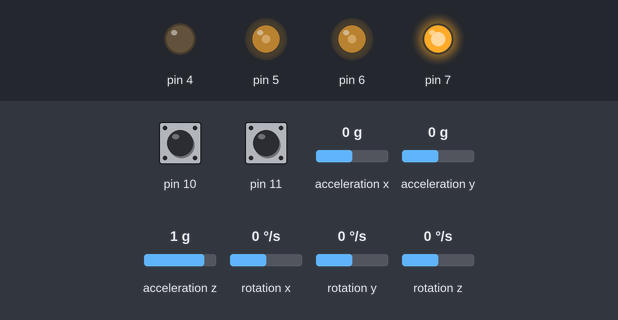
Simulated run of this sketch. Board: Arduino Mega 2560, built with avr-gcc and run on an emulated ATmega2560. On the bench: output pins drawn as LEDs (lit = HIGH). The test bench sets the inputs (shaded band); at power-on: acceleration x 0 g, rotation y 0 °/s, pin 10 HIGH, pin 11 HIGH, acceleration y 0 g, acceleration z 1 g, rotation x 0 °/s, rotation z 0 °/s. What the sketch prints to the serial monitor is not drawn.

Above: at 1.2 s.
1.3 s: acceleration x set to -1.4 g
At 2.2 s:
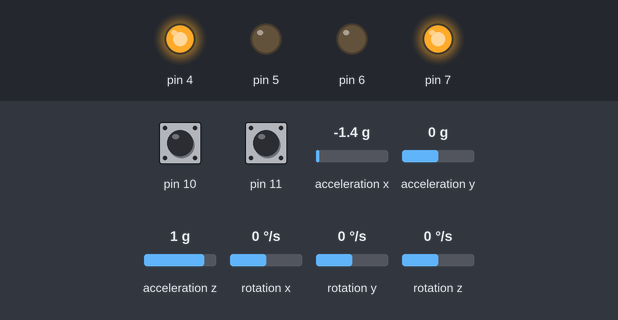
3.0 s: rotation y set to -192 °/s
At 3.32 s:
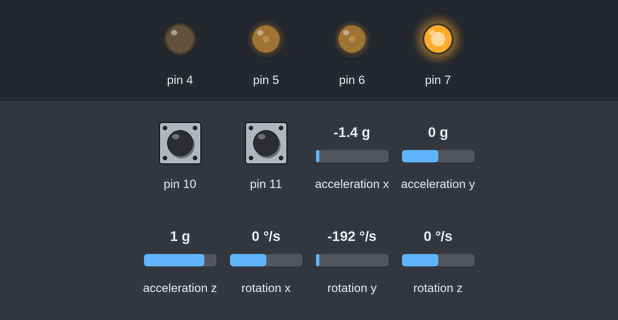
4.9 s: acceleration x set to -0.9 g
6.4 s: acceleration x set to -0.6 g
At 7.0 s:
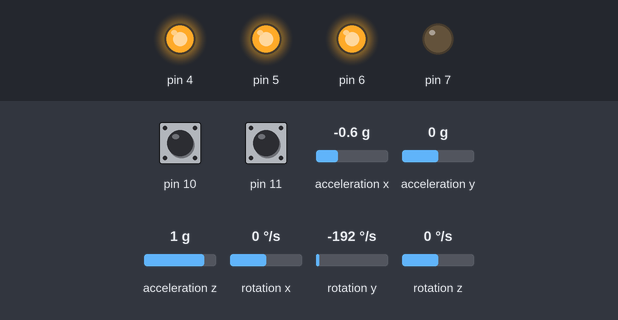
8.1 s: acceleration x set to 0 g
At 9.8 s:
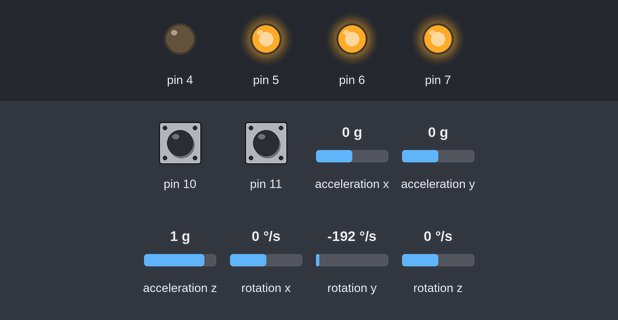
10.5 s: rotation y set to 0 °/s
At 11.7 s:
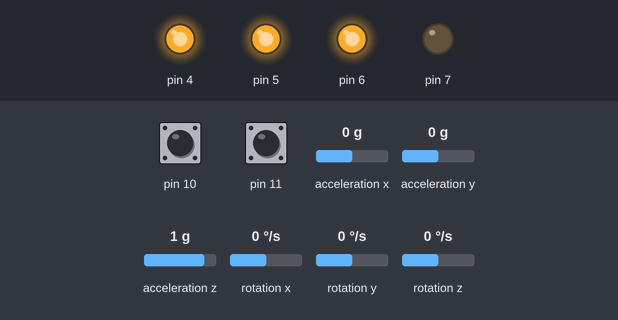
Timing chart, 0 to 13.0 s (numbered marks = the images above; inputs shaded):
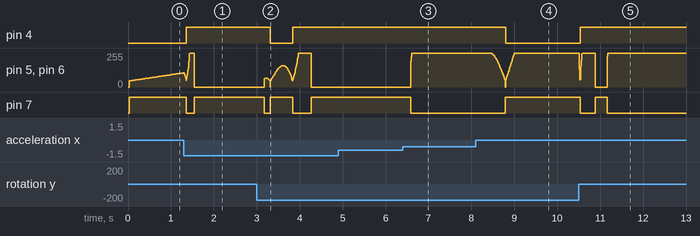

The sketch:

balance_robot.ino
```cpp
// (licence header left out)
// Arduino Wire library is required if I2Cdev I2CDEV_ARDUINO_WIRE implementation
// is used in I2Cdev.h
#include "Wire.h"
// I2Cdev and MPU6050 must be installed as libraries, or else the .cpp/.h files
// for both classes must be in the include path of your project
#include "I2Cdev.h"
#include "MPU6050.h"
#include <EnableInterrupt.h>
#include "balance_robot.h"
#include "PID.h"
#include "Kalman.h"

#include "motor.h"
#include <EEPROM.h>
#include "EEPROMAnything.h"
#include "utils.h"

#include "LowPassFilter.h"

#include "Bluetooth.h"
// class default I2C address is 0x68
// specific I2C addresses may be passed as a parameter here
// AD0 low = 0x68 (default for InvenSense evaluation board)
// AD0 high = 0x69
MPU6050 mpu;

float G_Dt;

int16_t ax, ay, az;
int16_t gx, gy, gz;

float rot_y, rot_z;

float filtered_rot_z;

int16_t yaw_du = 0;


PID pid;
PID pid_yaw;

Kalman kalman;

LowPassFilterFloat lpf_rot_z;
float m1_rpm = 0;
float m2_rpm = 0;

#define  VALID 0xABCD

typedef struct config_t
{
	int valid;
	float Kp;
	float Ki;
	float Kd;
} pid_config;


pid_config balance_pid_values;

pid_config yaw_rate_pid_values;

float u; //pid control output

//in degree
float offset_angle = -0.5f;
//in degree
float target_angle = 0.0f + offset_angle;

//in degree/s
float target_yaw_rate = 0.0f;


void setup()
{
	// join I2C bus (I2Cdev library doesn't do this automatically)
	Wire.begin();

	balance_pid_values.Kp = 0.4f;
	balance_pid_values.Ki = 20.0f;
	balance_pid_values.Kd = 0.0f;

	yaw_rate_pid_values.Kp = 1.0f;
	yaw_rate_pid_values.Ki = 0.5f;
	yaw_rate_pid_values.Kd = 0.0f;

	// initialize serial communication
	// (38400 chosen because it works as well at 8MHz as it does at 16MHz, but
	// it's really up to you depending on your project)
	Serial.begin(38400);
	Serial1.begin(115200);  //bluetooth

	Serial1.println(F("\nPress 'q' to see current PID settings"));
	Serial1.println(F("Press 'p' ,then type a number to change p value"));
	Serial1.println(F("Press 'i' ,then type a number to change i value"));
	Serial1.println(F("Press 'd' ,then type a number to change d value"));
	//Serial1.println(F("Press 'w' to save pid to EEPROM"));
	Serial1.println(F("Press 'Enter' to confirm\n"));

	Serial.println("Initializing I2C devices...");
	mpu.initialize();

	// verify connection
	Serial.println("Testing device connections...");
	Serial.println(mpu.testConnection() ? "MPU6050 connection successful" : "MPU6050 connection failed");

	pid = PID(balance_pid_values.Kp, balance_pid_values.Ki, balance_pid_values.Kd);

	pid_yaw = PID(yaw_rate_pid_values.Kp, yaw_rate_pid_values.Ki, yaw_rate_pid_values.Kd);

	initMotors();

	mpu.getMotion6(&ax, &ay, &az, &gx, &gy, &gz);
	float angleByAcc = atan2(ax, az);
	kalman.setAngle(angleByAcc);

	//4 hz cutoff freq for angular velocity in z
	lpf_rot_z.set_cutoff_frequency(2);

	//calibrate();

	kalmanTimer = millis();
	previous100HzTimer = kalmanTimer;
	previous200HzTimer = kalmanTimer;
	imuTimer = millis();
	encoderTimer = imuTimer;
	reportTimer = imuTimer;


}

void balance(float angle_sensed)
{

	//u = pid.control(target_angle, angle_sensed, dt);
	float w_sensed_unbias = kalman.getRate();
	u = pid.cascade_control(target_angle, angle_sensed, w_sensed_unbias, G_Dt);

	//yaw_du = yaw_rate_pid_values.Kp*(target_yaw_rate- rot_z);

	/*
	Serial.print(target_angle); Serial.print('\t');
	Serial.print(angle_sensed); Serial.print('\t');
	Serial.print(w_sensed_unbias); Serial.print('\t');
	Serial.print(G_Dt); Serial.print('\t');
	Serial.println();
	*/

	//Serial.println(pwm);

	//motors_control_direct(u);
}

void yaw_control()
{
	if (target_yaw_rate == 0.0f)
		yaw_du = 0;
	else
		yaw_du = pid_yaw.control(target_yaw_rate, filtered_rot_z, G_Dt);
}

void stopAndReset()
{
  u = 0;
  yaw_du = 0;
  motors_stop();
  pid.reset();
}

void loop()
{
	mpu.getMotion6(&ax, &ay, &az, &gx, &gy, &gz);

	//calculate pitch by kalman
	rot_y = -(float)gy / GYRO_SENS; //to degree

	//roation rate at yaw
	rot_z = -(float)gz / GYRO_SENS; //to degree
	//Serial.println(rot_z);

	float angleByAcc = atan2(ax, az);

	currentTime = millis();

	G_Dt = (currentTime - kalmanTimer)/1000.0f;
	//kalman filter is running at MCU's full speed
	float pitch = kalman.getAngle(angleByAcc*Rad2Deg, rot_y, G_Dt);
	kalmanTimer = currentTime;


	if (currentTime - previous200HzTimer> TASK_200HZ)
	{
		G_Dt = (currentTime - previous200HzTimer)/1000.0f;

		//if error less than 35 degree, try to balance
		if (abs(pitch) < 35){
			balance(pitch);
			motors_control_sep(u-yaw_du, u+yaw_du);
		}
		else{

			stopAndReset();
		}
		previous200HzTimer = currentTime;
	}

	if (currentTime - previous100HzTimer > TASK_100HZ)
	{
		G_Dt = (currentTime - previous100HzTimer)/1000.0f;

		filtered_rot_z = lpf_rot_z.apply(rot_z, G_Dt);

		if (abs(pitch) < 35){
			yaw_control();
		}
		previous100HzTimer = currentTime;
	}


	if (currentTime - reportTimer >= TASK_20HZ)
	{
		processBluetooth();
		target_yaw_rate = bt_yaw_rate;
		target_angle = bt_pitch + offset_angle;
		//Serial1.print(target_yaw_rate); Serial1.print('\t');
		//Serial1.print(rot_z); Serial1.print('\t');
		//Serial1.print(filtered_rot_z); Serial1.print('\t');
		//Serial1.println(yaw_du);
		reportTimer = currentTime;
	}

}
```

Bluetooth.h
```cpp
#ifndef BLUETOOTH_H
#define BLUETOOTH_H

boolean BtDataComplete = false;  // whether the string is complete

char bt_packet[20];
int serialCount = 0;

const static char* getPIDValues = "GP;";
const static char* getSettings = "GS;";
const static char* getInfo = "GI;";
const static char* getKalman = "GK;";

const static char* setPValue = "SP,";
const static char* setIValue = "SI,";
const static char* setDValue = "SD,";
const static char* setKalman = "SK,";
const static char* setTargetAngle = "ST,";
const static char* setMaxAngle = "SA,";
const static char* setMaxTurning = "SU,";
const static char* setBackToSpot = "SB,";

const static char* imuBegin = "IB;";
const static char* imuStop = "IS;";

const static char* statusBegin = "RB;";
const static char* statusStop = "RS;";

const static char* sendStop = "CS;";
const static char* sendIMUValues = "CM,";
const static char* sendJoystickValues = "CJ,";
const static char* sendPairWithWii = "CPW;";
const static char* sendPairWithPS4 = "CPP;";

const static char* restoreDefaultValues = "CR;";

const static char* responsePIDValues = "P";
const static char* responseKalmanValues = "K";
const static char* responseSettings = "S";
const static char* responseInfo = "I";
const static char* responseIMU = "V";
const static char* responseStatus = "R";
const static char* responsePairConfirmation = "PC";

const static int HEADER_LEN = 3;


float bt_pitch = 0;
float bt_yaw_rate = 0;

void bluetooth_clear()
{
	memset(&bt_packet[0], 0, sizeof(bt_packet));
	serialCount = 0;
	BtDataComplete = false;
}

void decode_pitch_yaw(float pitch_yaw[], int size)
{
	int j=0;
	int k=0;
	char float_buf[14];
	for (int i=HEADER_LEN;i<serialCount;i++)
	{
		if ((bt_packet[i] != ',') && (bt_packet[i] !=';'))
		{
			float_buf[j++] = bt_packet[i];
		}
		else{
			float_buf[j] = '\0';
			if (k < size){
				pitch_yaw[k] = atof(float_buf);
			//	Serial.println(pitch_yaw[k]);
				k++;
				memset(&float_buf[0], 0, sizeof(float_buf));
				j = 0;
			}
			else{
				return;
			}
		}
	}

}

void processBluetooth()
{
	while (Bluetooth.available()) {
		// get the new byte:
		char inChar = (char)Bluetooth.read();

		bt_packet[serialCount++] = inChar;

		if (inChar == ';') {
			BtDataComplete = true;
		}
	}
	if (BtDataComplete) {
	//	for (int i=0;i<serialCount;i++)
	//		Serial.print(bt_packet[i]);
	//	Serial.println(serialCount);

		char header[HEADER_LEN+1];

		if (serialCount < HEADER_LEN){
			bluetooth_clear();
			return;
		}

		for (int i=0;i<HEADER_LEN;i++)
		{
			header[i] = bt_packet[i];
		}
		header[HEADER_LEN] = '\0';

		//classify by header
		if (strcmp(header, sendStop) == 0)
		{
		//	Serial.println("stop");
			bt_pitch = 0;
			bt_yaw_rate = 0;
		}
		if (strcmp(header, sendJoystickValues) == 0)
		{
			//Serial.println("joystick");
			float pitch_yaw[2] = {0};

			decode_pitch_yaw(pitch_yaw, 2);

			bt_pitch = pitch_yaw[1]*MAX_PITCH;
			bt_yaw_rate = pitch_yaw[0]*MAX_YAW_RATE;
		}
		if (strcmp(header, sendIMUValues) == 0)
		{
			//Serial.println("imu");
			float pitch_yaw[2]={0};
			decode_pitch_yaw(pitch_yaw, 2);

			const static float MAX_PHONE_ANGLE = 45.0f;
			pitch_yaw[0] = constrain(pitch_yaw[0], -MAX_PHONE_ANGLE, MAX_PHONE_ANGLE);
			pitch_yaw[1] = constrain(pitch_yaw[1], -MAX_PHONE_ANGLE, MAX_PHONE_ANGLE);

			applyDeadband(pitch_yaw[0], 5.0f);
			applyDeadband(pitch_yaw[1], 5.0f);
			bt_pitch = pitch_yaw[0]/MAX_PHONE_ANGLE*MAX_PITCH;
			bt_yaw_rate = pitch_yaw[1]/MAX_PHONE_ANGLE*MAX_YAW_RATE;

		}


	}
	bluetooth_clear();

}


#endif /* BLUETOOTH_H */
```

EEPROMAnything.h
```cpp
#include <EEPROM.h>
#include <Arduino.h>  // for type definitions

template <class T> int EEPROM_writeAnything(int ee, const T& value)
{
    const byte* p = (const byte*)(const void*)&value;
    unsigned int i;
    for (i = 0; i < sizeof(value); i++)
          EEPROM.write(ee++, *p++);
    return i;
}

template <class T> int EEPROM_readAnything(int ee, T& value)
{
    byte* p = (byte*)(void*)&value;
    unsigned int i;
    for (i = 0; i < sizeof(value); i++)
          *p++ = EEPROM.read(ee++);
    return i;
}
```

Kalman.cpp
```cpp
// (licence header left out)
#include "Kalman.h"
#include "Arduino.h"
Kalman::Kalman() {
    /* We will set the variables like so, these can also be tuned by the user */
    Q_angle = 0.001f;
    Q_bias = 0.003f;
    R_measure = 0.04f;

    angle = 0.0f; // Reset the angle
    bias = 0.0f; // Reset bias

    P[0][0] = 0.0f; // Since we assume that the bias is 0 and we know the starting angle (use setAngle), the error covariance matrix is set like so - see: http://en.wikipedia.org/wiki/Kalman_filter#Example_application.2C_technical
    P[0][1] = 0.0f;
    P[1][0] = 0.0f;
    P[1][1] = 0.0f;
};

// The angle should be in degrees and the rate should be in degrees per second and the delta time in seconds
float Kalman::getAngle(float newAngle, float newRate, float dt) {
    // KasBot V2  -  Kalman filter module - http://www.x-firm.com/?page_id=145
    // Modified by Kristian Lauszus
    // See my blog post for more information: http://blog.tkjelectronics.dk/2012/09/a-practical-approach-to-kalman-filter-and-how-to-implement-it

    // Discrete Kalman filter time update equations - Time Update ("Predict")
    // Update xhat - Project the state ahead
    /* Step 1 */
    rate = newRate - bias;
    angle += dt * rate;
    //Serial.print("\t gyro_A\t"); Serial.print(angle);
    // Update estimation error covariance - Project the error covariance ahead
    /* Step 2 */
    P[0][0] += dt * (dt*P[1][1] - P[0][1] - P[1][0] + Q_angle);
    P[0][1] -= dt * P[1][1];
    P[1][0] -= dt * P[1][1];
    P[1][1] += Q_bias*dt;

    // Discrete Kalman filter measurement update equations - Measurement Update ("Correct")
    // Calculate Kalman gain - Compute the Kalman gain
    /* Step 4 */
    float S = P[0][0] + R_measure; // Estimate error
    /* Step 5 */
    float K[2]; // Kalman gain - This is a 2x1 vector
    K[0] = P[0][0] / S;
    K[1] = P[1][0] / S;

    // Calculate angle and bias - Update estimate with measurement zk (newAngle)
    /* Step 3 */
    float y = newAngle - angle; // Angle difference
    /* Step 6 */
    angle += K[0] * y;
    bias += K[1] * y;

    // Calculate estimation error covariance - Update the error covariance
    /* Step 7 */
    float P00_temp = P[0][0];
    float P01_temp = P[0][1];

    P[0][0] -= K[0] * P00_temp;
    P[0][1] -= K[0] * P01_temp;
    P[1][0] -= K[1] * P00_temp;
    P[1][1] -= K[1] * P01_temp;

    return angle;
};

void Kalman::setAngle(float angle) { this->angle = angle; }; // Used to set angle, this should be set as the starting angle
float Kalman::getRate() { return this->rate; }; // Return the unbiased rate

/* These are used to tune the Kalman filter */
void Kalman::setQangle(float Q_angle) { this->Q_angle = Q_angle; };
void Kalman::setQbias(float Q_bias) { this->Q_bias = Q_bias; };
void Kalman::setRmeasure(float R_measure) { this->R_measure = R_measure; };

float Kalman::getQangle() { return this->Q_angle; };
float Kalman::getQbias() { return this->Q_bias; };
float Kalman::getRmeasure() { return this->R_measure; };
```

Kalman.h
```cpp
// (licence header left out)
#ifndef _Kalman_h_
#define _Kalman_h_

class Kalman {
public:
    Kalman();

    // The angle should be in degrees and the rate should be in degrees per second and the delta time in seconds
    float getAngle(float newAngle, float newRate, float dt);

    void setAngle(float angle); // Used to set angle, this should be set as the starting angle
    float getRate(); // Return the unbiased rate

    /* These are used to tune the Kalman filter */
    void setQangle(float Q_angle);
    void setQbias(float Q_bias);
    void setRmeasure(float R_measure);

    float getQangle();
    float getQbias();
    float getBias() const {return bias;}
    float getRmeasure();

private:
    /* Kalman filter variables */
    float Q_angle; // Process noise variance for the accelerometer
    float Q_bias; // Process noise variance for the gyro bias
    float R_measure; // Measurement noise variance - this is actually the variance of the measurement noise

    float angle; // The angle calculated by the Kalman filter - part of the 2x1 state vector
    float bias; // The gyro bias calculated by the Kalman filter - part of the 2x1 state vector
    float rate; // Unbiased rate calculated from the rate and the calculated bias - you have to call getAngle to update the rate

    float P[2][2]; // Error covariance matrix - This is a 2x2 matrix
};

#endif
```

LowPassFilter.cpp
```cpp
//
/// @file LowPassFilter.cpp
/// @brief  A class to implement a low pass filter without losing precision even for int types
///         the downside being that it's a little slower as it internally uses a float
///         and it consumes an extra 4 bytes of memory to hold the constant gain


#include "LowPassFilter.h"

////////////////////////////////////////////////////////////////////////////////////////////
// DigitalLPF
////////////////////////////////////////////////////////////////////////////////////////////

template <class T>
DigitalLPF<T>::DigitalLPF() {
  // built in initialization
  _output = T();
}

// add a new raw value to the filter, retrieve the filtered result
template <class T>
T DigitalLPF<T>::apply(const T &sample, float cutoff_freq, float dt) {
    if (cutoff_freq <= 0.0f || dt <= 0.0f) {
        _output = sample;
        return _output;
    }

    float rc = 1.0f/(2*M_PI*cutoff_freq);
    float alpha = dt/(dt+rc);
    _output += (sample - _output) * alpha;
    return _output;
}

// get latest filtered value from filter (equal to the value returned by latest call to apply method)
template <class T>
const T &DigitalLPF<T>::get() const {
    return _output;
}

template <class T>
void DigitalLPF<T>::reset(T value) {
    _output = value;
}

////////////////////////////////////////////////////////////////////////////////////////////
// LowPassFilter
////////////////////////////////////////////////////////////////////////////////////////////
template <class T>
LowPassFilter<T>::LowPassFilter() : _cutoff_freq(0.0f) {

}
// constructor
template <class T>
LowPassFilter<T>::LowPassFilter(float cutoff_freq) : _cutoff_freq(cutoff_freq) {

}

// change parameters
template <class T>
void LowPassFilter<T>::set_cutoff_frequency(float cutoff_freq) {
    _cutoff_freq = cutoff_freq;
}

// return the cutoff frequency
template <class T>
float LowPassFilter<T>::get_cutoff_freq(void) const {
    return _cutoff_freq;
}

template <class T>
T LowPassFilter<T>::apply(T sample, float dt) {
    return _filter.apply(sample, _cutoff_freq, dt);
}

template <class T>
const T &LowPassFilter<T>::get() const {
    return _filter.get();
}

template <class T>
void LowPassFilter<T>::reset(T value) {
    _filter.reset(value);
}

/*
 * Make an instances
 * Otherwise we have to move the constructor implementations to the header file :P
 */
template class LowPassFilter<int>;
template class LowPassFilter<long>;
template class LowPassFilter<float>;
```

LowPassFilter.h
```cpp
// -*- tab-width: 4; Mode: C++; c-basic-offset: 4; indent-tabs-mode: nil -*-
/*
   This program is free software: you can redistribute it and/or modify
   it under the terms of the GNU General Public License as published by
   the Free Software Foundation, either version 3 of the License, or
   (at your option) any later version.

   This program is distributed in the hope that it will be useful,
   but WITHOUT ANY WARRANTY; without even the implied warranty of
   MERCHANTABILITY or FITNESS FOR A PARTICULAR PURPOSE.  See the
   GNU General Public License for more details.

   You should have received a copy of the GNU General Public License
   along with this program.  If not, see <http://www.gnu.org/licenses/>.
 */

//
/// @file	LowPassFilter.h
/// @brief	A class to implement a low pass filter without losing precision even for int types
///         the downside being that it's a little slower as it internally uses a float
///         and it consumes an extra 4 bytes of memory to hold the constant gain

#ifndef __LOW_PASS_FILTER_H__
#define __LOW_PASS_FILTER_H__

#include <math.h>

// DigitalLPF implements the filter math
template <class T>
class DigitalLPF {
public:
    struct lpf_params {
        float cutoff_freq;
        float sample_freq;
        float alpha;
    };

    DigitalLPF();
    // add a new raw value to the filter, retrieve the filtered result
    T apply(const T &sample, float cutoff_freq, float dt);
    // get latest filtered value from filter (equal to the value returned by latest call to apply method)
    const T &get() const;
    void reset(T value);

private:
    T _output;
};

// LPF base class
template <class T>
class LowPassFilter {
public:
    LowPassFilter();
    LowPassFilter(float cutoff_freq);

    // change parameters
    void set_cutoff_frequency(float cutoff_freq);
    // return the cutoff frequency
    float get_cutoff_freq(void) const;
    T apply(T sample, float dt);
    const T &get() const;
    void reset(T value);

protected:
    float _cutoff_freq;

private:
    DigitalLPF<T> _filter;
};


// typedefs for compatibility
typedef LowPassFilter<int>      LowPassFilterInt;
typedef LowPassFilter<long>     LowPassFilterLong;
typedef LowPassFilter<float>    LowPassFilterFloat;

#endif // __LOW_PASS_FILTER_H__
```

Source omitted: PID.h (1603 bytes), balance_robot.h (1678 bytes), motor.h (4231 bytes), utils.h (294 bytes)

Measured:
- the behaviour switches between -0.8 and -0.7 g on acceleration x (found by bisection; images 2 and 3)
- after the input at 1.3 s, pin 4: LOW → HIGH after 0.06 s; pin 7: HIGH → LOW after 0.06 s, → HIGH 0.19 s later
- after the input at 3.0 s, pin 4: HIGH → LOW after 0.32 s, → HIGH 0.52 s later; pin 7: HIGH → LOW after 0.17 s, → HIGH 0.14 s later, → LOW 0.53 s later, → HIGH 0.43 s later
- after the input at 4.9 s, every drawn part: stays the same
- after the input at 6.4 s, pin 5, pin 6: 0/255 → 255/255 after 0.18 s; pin 7: HIGH → LOW after 0.18 s
- after the input at 8.1 s, pin 4: HIGH → LOW after 0.70 s; pin 7: LOW → HIGH after 0.69 s
- after the input at 10.5 s, pin 4: LOW → HIGH at once; pin 7: HIGH → LOW at once, → HIGH 0.34 s later, → LOW 0.29 s later
